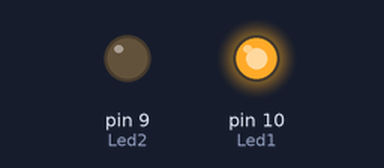
A sketch run on a simulated Arduino Uno, built with avr-gcc and run on an emulated ATmega328P. On the bench: output pins drawn as LEDs (lit = HIGH).

Above: at 0.5 s.
At 4.5 s:
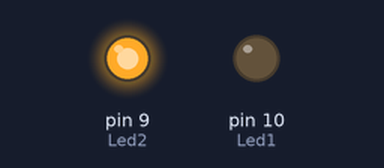
At 9.5 s:
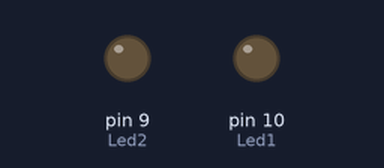
Timing chart, 0 to 10.4 s (numbered marks = the images above):
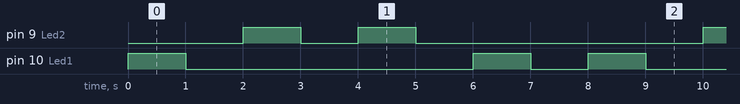

The sketch:

function_blink_two_leds.ino
```cpp
int Led1= 10;
int Led2= 9;
void setup() {
  pinMode(Led1, OUTPUT);
  pinMode(Led2, OUTPUT);
}

void loop() {
myblinkfunction(1000, Led1);
myblinkfunction(1000, Led2);
myblinkfunction(1000, Led2);
myblinkfunction(1000, Led1);

}
void myblinkfunction(int delaytime,  int led)
{
  digitalWrite(led,HIGH);
  delay (delaytime);
  digitalWrite(led,LOW);
  delay (delaytime);
  }
```

Measured:
- by itself, pin 9 (Led2): repeats every 8.0 s: LOW 1.0 s, HIGH 1.0 s, LOW 5.0 s, HIGH 1.0 s
- by itself, pin 10 (Led1): repeats every 8.0 s: LOW 5.0 s, HIGH 1.0 s, LOW 1.0 s, HIGH 1.0 s
- by itself, everything shown: repeats every 8.0 s, in 8 steps
